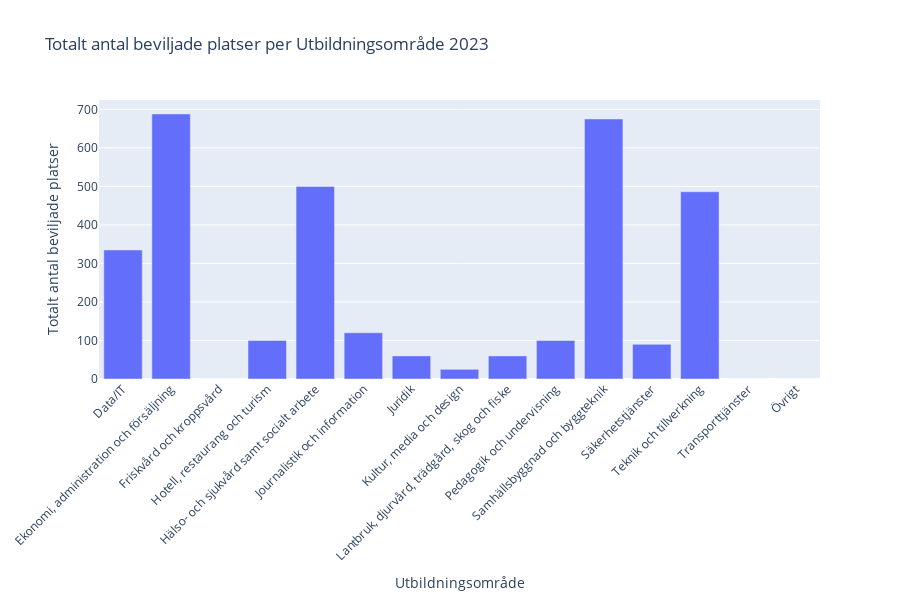

Notebook code for this chart:
### Code cell
import pandas as pd
import plotly.express as px


agg_data = df_resultat_2023.groupby("Utbildningsområde")["Antal beviljade platser 2023"].sum().reset_index()


fig = px.bar(
    agg_data,
    x="Utbildningsområde",
    y="Antal beviljade platser 2023",
    title="Totalt antal beviljade platser per Utbildningsområde 2023",
    labels={
        "Utbildningsområde": "Utbildningsområde",
        "Antal beviljade platser 2023": "Totalt antal beviljade platser"
    }
)


fig.update_layout(
    xaxis_tickangle=-45,
    height=600
)

fig.show()

### Figure 1 — Plotly figure (JSON) as saved in the notebook; plotly's stock layout.template omitted (floating-point values rounded to 4 significant figures)
{"data": [{"hovertemplate": "Utbildningsområde=%{x}<br>Totalt antal beviljade platser=%{y}<extra></extra>", "legendgroup": "", "marker": {"color": "#636efa", "pattern": {"shape": ""}}, "name": "", "orientation": "v", "showlegend": false, "textposition": "auto", "type": "bar", "x": ["Data/IT", "Ekonomi, administration och försäljning", "Friskvård och kroppsvård", "Hotell, restaurang och turism", "Hälso- och sjukvård samt socialt arbete", "Journalistik och information", "Juridik", "Kultur, media och design", "Lantbruk, djurvård, trädgård, skog och fiske", "Pedagogik och undervisning", "Samhällsbyggnad och byggteknik", "Säkerhetstjänster", "Teknik och tillverkning", "Transporttjänster", "Övrigt"], "xaxis": "x", "y": [335, 688, 0, 100, 500, 120, 60, 25, 60, 100, 675, 90, 486, 0, 0], "yaxis": "y"}], "layout": {"barmode": "relative", "height": 600, "legend": {"tracegroupgap": 0}, "title": {"text": "Totalt antal beviljade platser per Utbildningsområde 2023"}, "xaxis": {"anchor": "y", "domain": [0, 1], "tickangle": -45, "title": {"text": "Utbildningsområde"}}, "yaxis": {"anchor": "x", "domain": [0, 1], "title": {"text": "Totalt antal beviljade platser"}}}}
